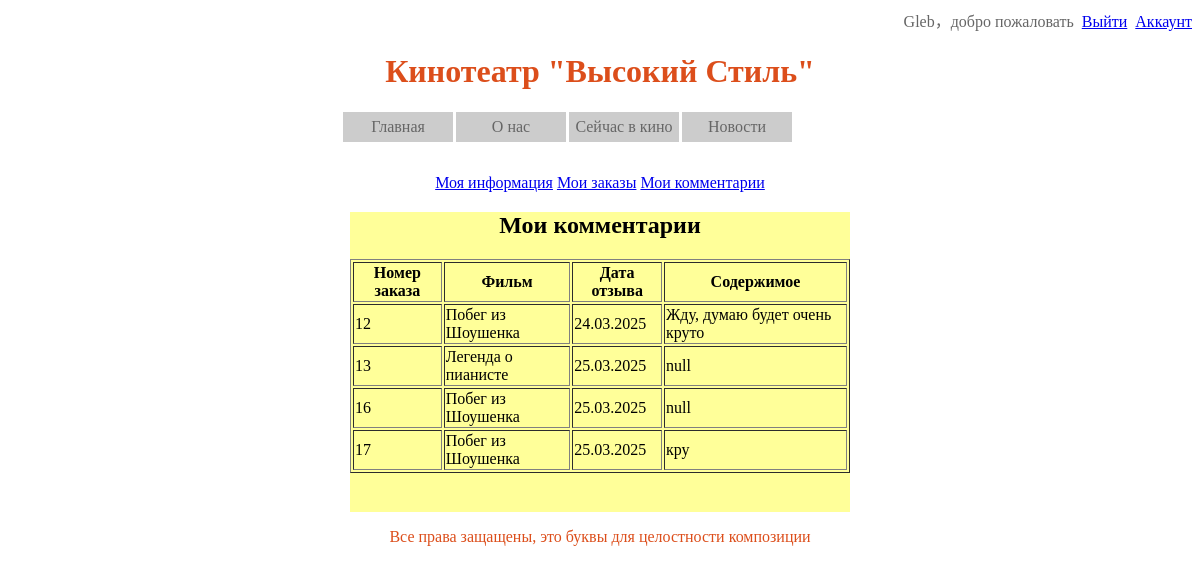
The app's page /my_comments.php (signed in) with its own data.
### tables this page shows
CREATE TABLE `12222_movie_comment` (
  `Comment_ID` int(11) NOT NULL,
  `Movie_ID` int(11) NOT NULL,
  `Order_ID` int(11) NOT NULL,
  `Comment_Date` datetime NOT NULL,
  `Comment` varchar(500) NOT NULL,
  `Rating` tinyint(3) UNSIGNED DEFAULT NULL
);

CREATE TABLE `12222_movie` (
  `Movie_ID` int(11) NOT NULL,
  `Movie_Name` varchar(50) NOT NULL,
  `Director` varchar(30) NOT NULL,
  `Actors` varchar(200) NOT NULL,
  `Production_Year` char(5) NOT NULL,
  `Movie_Type` varchar(40) NOT NULL,
  `Movie_Desc` varchar(6000) NOT NULL
);

### my_comments.php (the view, shortened to what this page needs)
<?php
include 'header.php';
include 'connect_database.php';
function get_Movie_Name_By_Movie_ID($Movie_ID)
{
    global $con;
    $Movie_ID = $con->real_escape_string($Movie_ID);
    $sql2 = "SELECT Movie_Name FROM 12222_Movie WHERE Movie_ID='$Movie_ID'";
    $result2 = $con->query($sql2);
    if ($row2 = $result2->fetch_array(MYSQLI_ASSOC))
    {
        return htmlspecialchars($row2['Movie_Name']);
    }
}
function formatDate($dateString)
{
    $date = new DateTime($dateString);
    return $date->format('d.m.Y');
}
?>
<a href="my_info.php">Моя информация</a>
<a href="my_orders.php">Мои заказы</a>
<a href="my_comments.php">Мои комментарии</a>
<div style="width:500px; height:300px; background-color:#ffff99">
    <h2>Мои комментарии</h2>
    <?php
        $sql = "SELECT 12222_Movie_Comment.Order_ID, 12222_Movie_Comment.Movie_ID,
                       12222_Movie_Comment.Comment_Date, 12222_Movie_Comment.Comment
                FROM 12222_Movie_Comment
                JOIN 12222_Orders ON 12222_Movie_Comment.Order_ID = 12222_Orders.Order_ID
                WHERE 12222_Orders.Customer_ID = " . $_SESSION['Customer_ID'];
        $result = $con->query($sql);
        echo "<table border='1'>";
        echo "<tr>";
        echo "<th>Номер заказа</th>";
        echo "<th>Фильм</th>";
        echo "<th>Дата отзыва</th>";
        echo "<th>Содержимое</th>";
        echo "</tr>";
        while ($row = $result->fetch_array(MYSQLI_ASSOC))
        {
            echo "<tr>";
            echo "<td>" . htmlspecialchars($row['Order_ID']) . "</td>";
            echo "<td>" . get_Movie_Name_By_Movie_ID($row['Movie_ID']) . "</td>";
            echo "<td>" . formatDate($row['Comment_Date']) . "</td>";
            echo "<td>" . htmlspecialchars($row['Comment']) . "</td>";
            echo "</tr>";
        }
        echo "</table>";
    ?>
</div>
<?php
include 'footer.php';
?>

### records on screen
12222_movie_comment: Order_ID "12", Movie_ID.Movie_Name "Побег из Шоушенка", Comment_Date "24.03.2025", Comment "Жду, думаю будет очень круто"
12222_movie_comment: Order_ID "13", Movie_ID.Movie_Name "Легенда о пианисте", Comment_Date "25.03.2025", Comment "null"
12222_movie_comment: Order_ID "16", Movie_ID.Movie_Name "Побег из Шоушенка", Comment_Date "25.03.2025", Comment "null"
12222_movie_comment: Order_ID "17", Movie_ID.Movie_Name "Побег из Шоушенка", Comment_Date "25.03.2025", Comment "кру"

### other values on screen
$_SESSION['username'] "Gleb"
